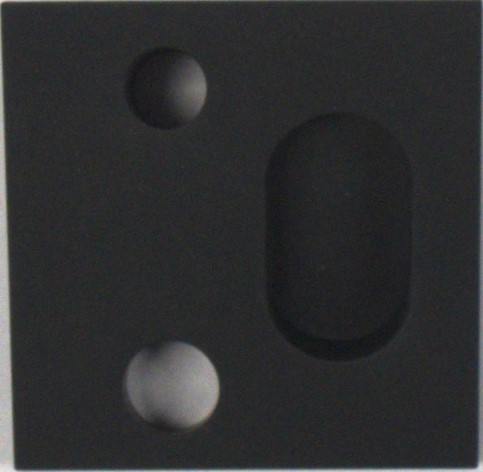
#> input picture utils/test_data/1.jpg, 483 x 472 px
$ python -i VisionUtils.py   (imports and definitions only)
#> lines starting #> are read from the running program, lines starting #| are printed output that depends on the picture; after the words box and inside, x2 and y2 are one past the last pixel; in counts of white or black regions, pixels touching at a corner belong together
import cv2
import numpy as np
# lower_bound 和 upper_bound 是用于提取前景的阈值，最好不要太低，防止丢失关键信息，调整时还需要联动tileGridSize保证局部不过曝
def enhance_contrast(img,lower_bound=0,upper_bound= 105,clipLimit = 2.0,tileGridSize =(64,64),show = False):
#> called with lower_bound = 0, upper_bound = 105, clipLimit = 2, tileGridSize = (64, 64), show = False
        gray = img.copy()
        if len(gray.shape) != 2:
            raise ValueError("输入图像必须是灰度图像")
        # 创建一个掩码
        mask = cv2.inRange(gray, lower_bound, upper_bound)
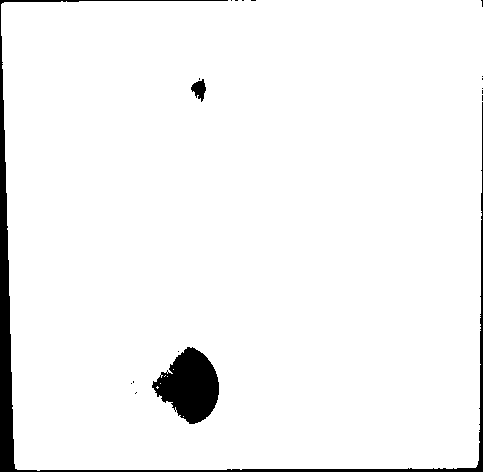
#> mask: shape (472, 483); 95.9% white; 18 black regions (15 under 20 px), largest, box (x1, y1, x2, y2) and area: (0, 0, 483, 472) 5954, (152, 347, 219, 424) 3239, (191, 79, 206, 102) 197
        # 提取掩码范围内的部分
        extracted = cv2.bitwise_and(gray, gray, mask=mask)
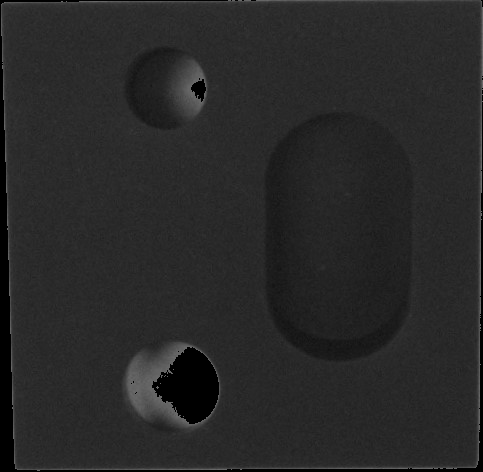
#> extracted: shape (472, 483); min 0, max 105, mean 40.3
        # 对提取的部分进行均衡化
        equalized = cv2.equalizeHist(extracted)
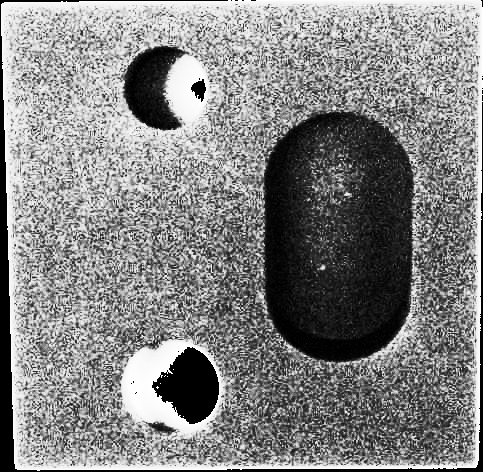
#> equalized: shape (472, 483); min 0, max 255, mean 131.4
        clahe = cv2.createCLAHE(clipLimit=clipLimit, tileGridSize=tileGridSize)
        equalized = clahe.apply(extracted)
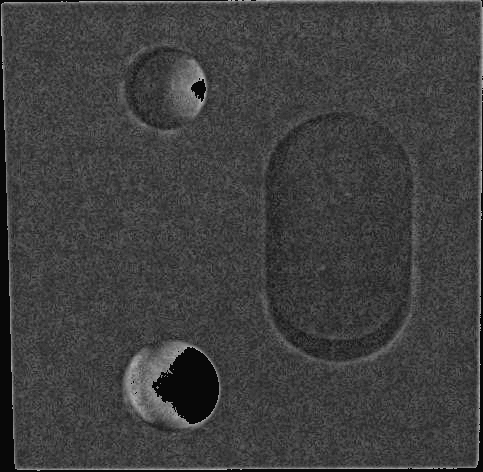
#> equalized: shape (472, 483); min 6, max 184, mean 63.1
        # equalized = extracted.copy()
        # equalized = extracted.copy()
        # 将均衡化后的部分合并回原图
        enhanced_gray = gray.copy()
        enhanced_gray[mask > 0] = equalized[mask > 0]
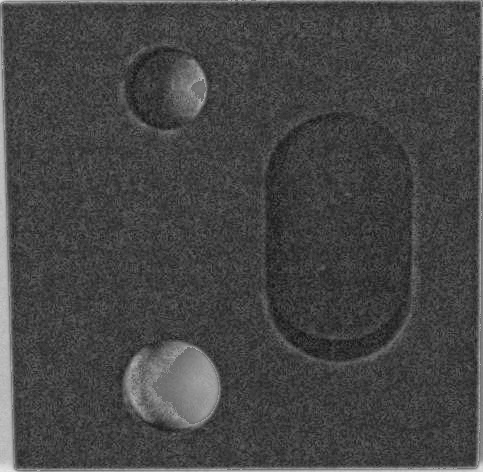
#> enhanced_gray: shape (472, 483); min 17, max 230, mean 69
        enhanced_gray[mask<=0] = 255
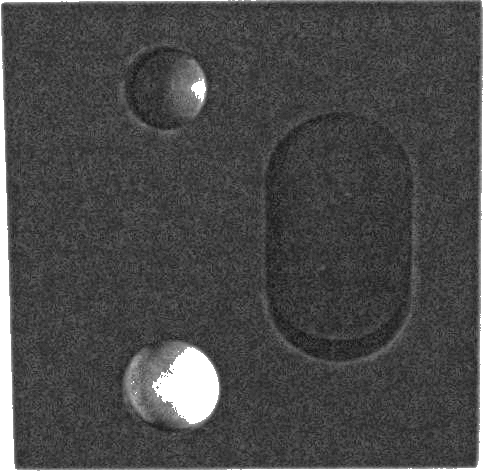
#> enhanced_gray: shape (472, 483); 4.14% of pixels changed, all inside (x1, y1, x2, y2) = (0, 0, 483, 472)

        # mask = cv2.inRange(enhanced_gray, lower_bound, upper_bound+100)
        # extracted = cv2.bitwise_and(enhanced_gray, enhanced_gray, mask=mask)
        # # 对提取的部分进行均衡化
        # enhanced_gray[mask > 0] = extracted[mask > 0]
        # enhanced_gray[mask<=0] = 255
        if show:
            import matplotlib.pyplot as plt
            # 绘制原始灰度图和均衡化后的灰度图
            plt.figure(figsize=(12, 6))
            plt.subplot(1, 2, 1)
            plt.title("Original Grayscale Image")
            plt.imshow(gray, cmap='gray')
            plt.axis('off')

            plt.subplot(1, 2, 2)
            plt.title("Enhanced Grayscale Image")
            plt.imshow(enhanced_gray, cmap='gray')
            plt.axis('off')

            plt.show()
        return enhanced_gray

# [113 lines left out: functions fliter, preprocess_mask, segment_hsv, find_contours, cal_rect_angle, edge_drawing_circle_detection, not called in this run]

# [11 lines not run here, left out]

>>> import cv2
>>> picture = cv2.imread('test_data/1.jpg', cv2.IMREAD_GRAYSCALE)
>>> result = enhance_contrast(picture)

$ run again, on dataset/template/capture_template0.jpg
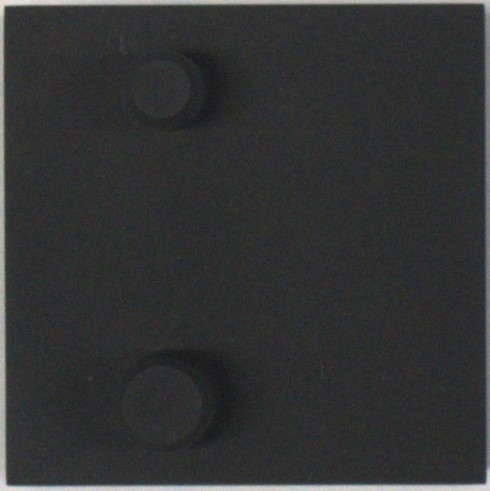
#> input picture dataset/template/capture_template0.jpg, 490 x 491 px
#> in enhance_contrast, `mask = cv2.inRange(gray, lower_bound, upper_bound)`:
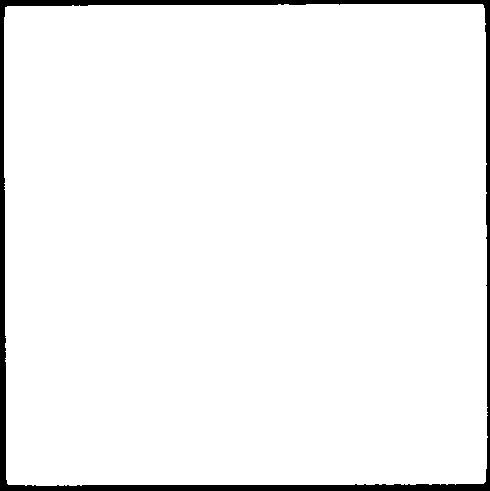
#> mask: shape (491, 490); 96.1% white; 1 black region, box (x1, y1, x2, y2) and area: (0, 0, 490, 491) 9413
#> in enhance_contrast, `enhanced_gray[mask<=0] = 255`:
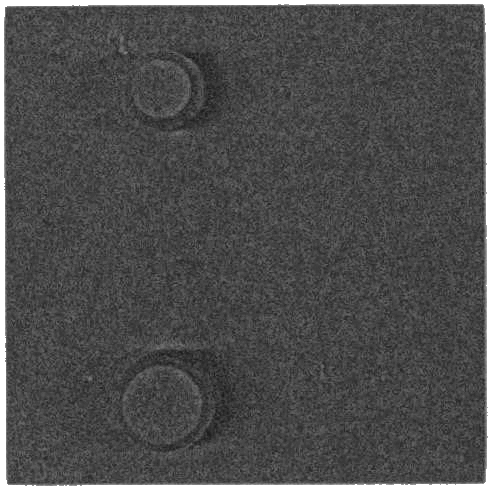
#> enhanced_gray: shape (491, 490); min 24, max 255, mean 77.6

$ run again, on dataset/template/capture_template2.jpg
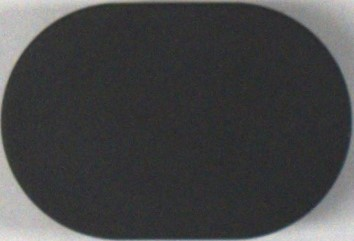
#> input picture dataset/template/capture_template2.jpg, 354 x 241 px
#> in enhance_contrast, `mask = cv2.inRange(gray, lower_bound, upper_bound)`:
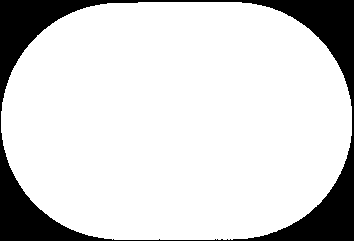
#> mask: shape (241, 354); 83.7% white; 1 black region, box (x1, y1, x2, y2) and area: (0, 0, 354, 241) 13936
#> in enhance_contrast, `enhanced_gray[mask<=0] = 255`:
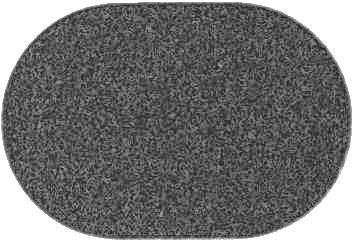
#> enhanced_gray: shape (241, 354); min 29, max 255, mean 113.6
